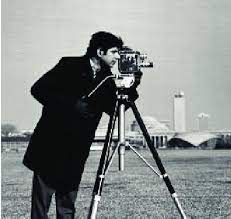
#> input picture AKS/imgg/cameraman.jpg, 231 x 219 px
$ python task1c.py
#> lines starting #> are read from the running program, lines starting #| are printed output that depends on the picture; after the words box and inside, x2 and y2 are one past the last pixel; in counts of white or black regions, pixels touching at a corner belong together
import matplotlib.pyplot as plt
import numpy as np
import cv2
load_image=cv2.imread('imgg/cameraman.jpg',0)
#> load_image: shape (219, 231); min 0, max 255, mean 138.9
image=cv2.resize(load_image,(512,512))
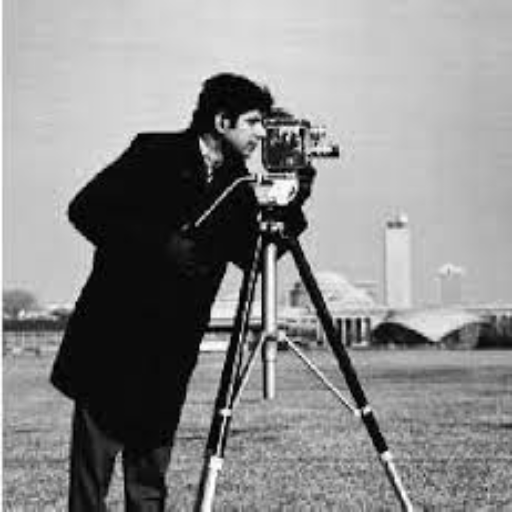
#> image: shape (512, 512); min 0, max 255, mean 138.8
height,width=image.shape
#> height = 512; width = 512

def histogram_cal(image):
    histogram=[0]*256
    for height in image:
        for pixel in height:
            histogram[pixel]+=1
    return histogram

def threshold_cal(histogram):
    threshold_point = np.sum(histogram) // 2
    threshold_intensity = 0

    while True:
        if (threshold_point <= 0):
            break
        threshold_point -= histogram[threshold_intensity]
        threshold_intensity += 1
    return threshold_intensity
histo=histogram_cal(image)
#> after the loop in histogram_cal, `for height in image:`: histogram = 256 values, max 22721 at index 11, min 53 at index 253, mean 1024
#> histo has the same summary as histogram in histogram_cal
threshold=threshold_cal(histo)
#> in threshold_cal, `threshold_point = np.sum(histogram) // 2`: threshold_point = 131072
#> the loop in threshold_cal, `while True:` made 171 passes
#> threshold_point on passes 1 to 3: 130976, 130779, 130456
#> after the loop in threshold_cal, `while True:`: threshold_intensity = 170; threshold_point = -130
#> threshold = 170
output=(image>threshold).astype(np.uint8)*255
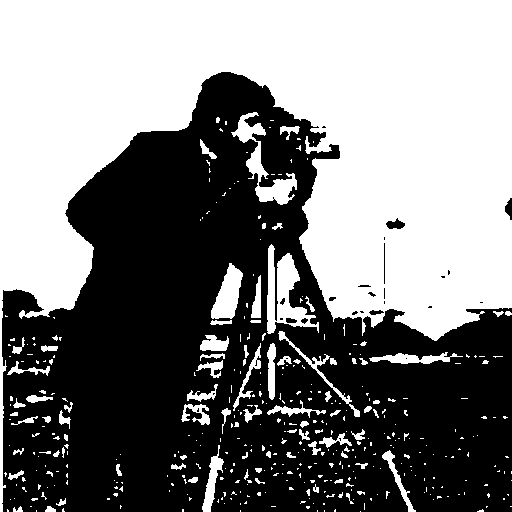
#> output: shape (512, 512); 49.6% white; 414 white regions (328 under 20 px), largest, box (x1, y1, x2, y2) and area: (0, 0, 512, 512) 115815, (267, 244, 319, 334) 1994, (231, 112, 297, 205) 1638
equal_histo=histogram_cal(output)
#> equal_histo = 256 values, max 132175 at index 0, min 0 at index 1, mean 1024


plt.subplot(3,1,1)
plt.imshow(image,cmap='gray')
plt.title('Original image')

plt.subplot(3,1,2)
plt.bar(range(256), histo, width=1.0)
plt.subplot(3,1,3)
plt.bar(range(256), equal_histo, width=1.0)


# [5 lines of commented-out code are left out]
plt.show()
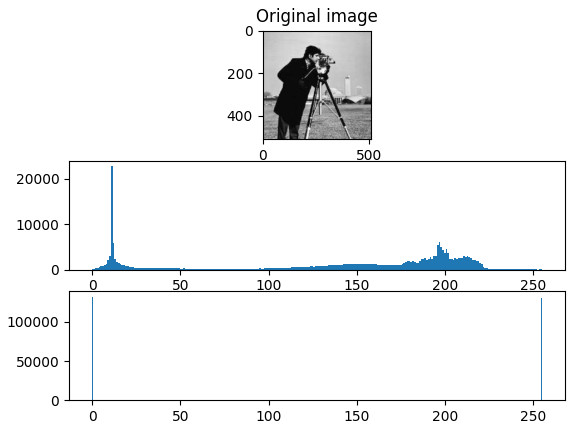
#> figure drawn by matplotlib, 3 panels; panel 2: tallest bar 22721 high, from x = 10.5 to 11.5; panel 3: tallest bar 132175 high, from x = -0.5 to 0.5
